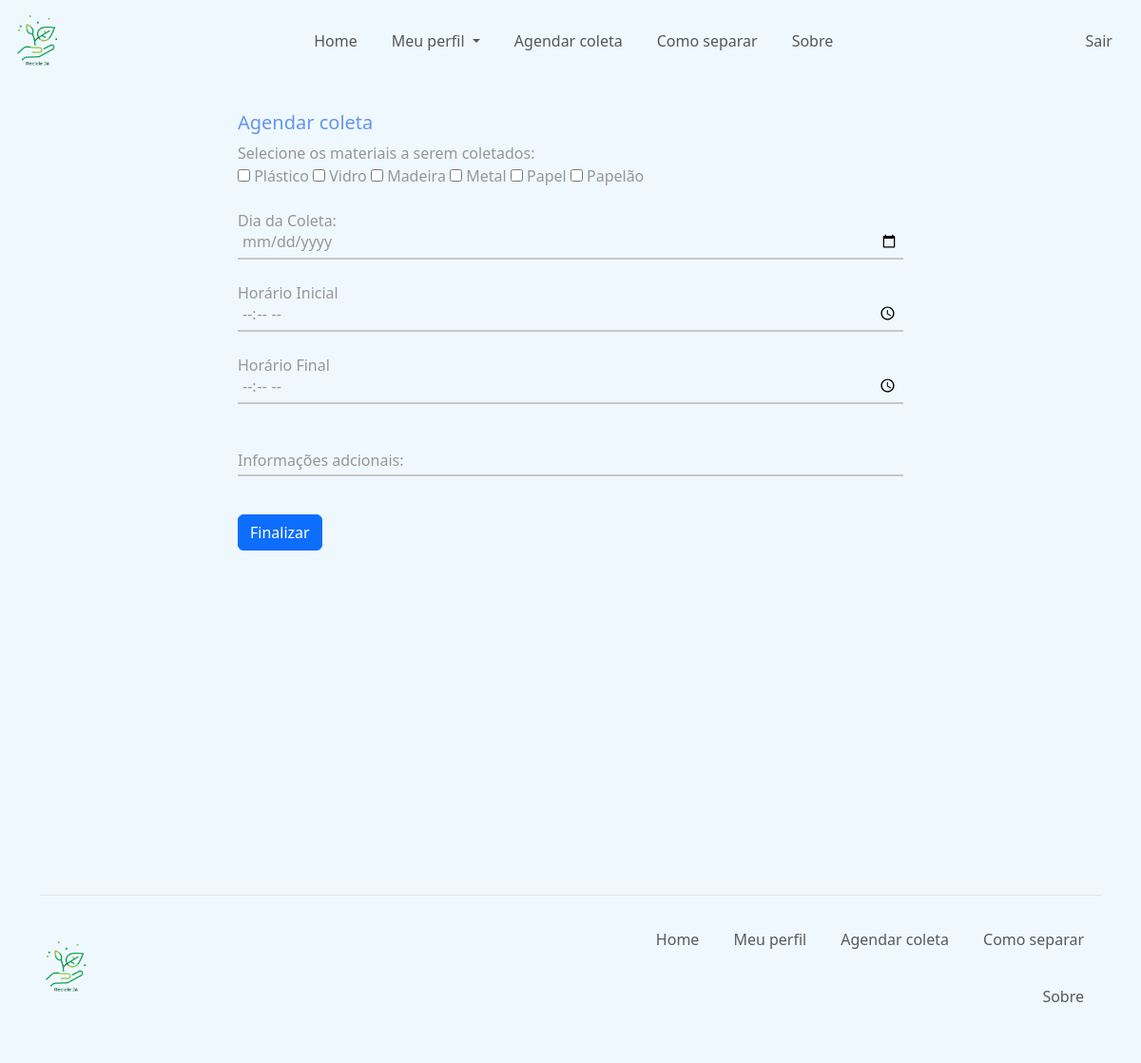
The app's page /tcc-usuario/agendarcoleta.php (signed in) with its own data.
### tables this page shows
CREATE TABLE IF NOT EXISTS `material` (
  `id_material` int NOT NULL AUTO_INCREMENT,
  `material` varchar(30) NOT NULL,
  PRIMARY KEY (`id_material`)
);

### conexao/conexao.php (called while the page is built)
<?php
class Conexao
{
    public static $instance;
    public static function getConexao()
    {
        if (!isset(self::$instance)) {
            self::$instance = new PDO('mysql:host=localhost;dbname=reciclagem', 'root', '', array(PDO::MYSQL_ATTR_INIT_COMMAND => "SET NAMES utf8"));
            self::$instance->setAttribute(PDO::ATTR_ERRMODE, PDO::ERRMODE_EXCEPTION);
            self::$instance->setAttribute(PDO::ATTR_ORACLE_NULLS, PDO::NULL_EMPTY_STRING);
        }
        return self::$instance;
    }
}

### dao/MaterialDAO.php (called while the page is built, shortened)
<?php
    class MaterialDao{
        public function read(){
            try{
                $sql = "SELECT * FROM material";
                $result = Conexao::getConexao()->query($sql);
                $lista = $result->fetchALL(PDO::FETCH_ASSOC);
                $f_lista = array();
                foreach($lista as $l){
                    $f_lista[] = $this->listaMaterial($l);
                }
                return $f_lista;
            }
            catch(Exception $e){
                print "Ocorreu um erro ao buscar todos os clientes <br>". $e ."<br>";
            }
        }
        private function listaMaterial($row){
            $material = new Material();
            $material->setId_Material($row['id_material']);
            $material->setMaterial($row['material']);
            return $material;
        }
    }
?>

### model/Material.php (called while the page is built, shortened)
<?php
    class Material{
        private $material;
        function getMaterial(){
            return $this->material;
        }
        function setMaterial($material){
            $this->material = $material;
        }
    }
?>

### tcc-usuario/agendarcoleta.php (the view, shortened to what this page needs)
<?php
        include_once "../conexao/Conexao.php";
        include_once "../conexao/Conexao.php";
        include_once "../dao/MaterialDAO.php";
        include_once "../model/Material.php";
        $materialdao = new MaterialDao();
?>
<!DOCTYPE html>
<html lang="pt-br">
<head>
    <link href="https://cdn.jsdelivr.net/npm/bootstrap@5.3.0/dist/css/bootstrap.min.css" rel="stylesheet">
    <link rel="stylesheet" href="../src/css/style.css">
    <link rel="stylesheet" href="../src/css/formularios.css">
</head>
<body class="cor">
  <header>
    <div class="container-fluid cor-nav">
  <nav class="navbar navbar-expand-lg cor-nav">
      <a class="navbar-brand" href="../tcc-usuario/index.php">
      <img src="../src/imagens/logoatt.png" width="55px">
      </a>
      <div class="collapse navbar-collapse" id="navbarTogglerDemo02">
        <div class="d-flex mx-auto flex-column flex-lg-row align-items-center">
          <ul class="navbar-nav ">
            <li class="nav-item active">
              <a class="nav-link" href="../tcc-usuario/index.php">Home</a>
            </li>
            <li class="nav-item dropdown">
              <a class="nav-link dropdown-toggle" href="#" role="button" data-bs-toggle="dropdown" aria-expanded="false">
                Meu perfil
              </a>
            </li>
            <li class="nav-item">
              <a class="nav-link" href="../tcc-usuario/agendarcoleta.php">Agendar coleta</a>
            </li>
            <li class="nav-item">
              <a class="nav-link" href="../tcc-usuario/comoreciclar.php">Como separar</a>
            </li>
            <li class="nav-item">
              <a class="nav-link" href="../tcc-usuario/sobre.php">Sobre</a>
            </li>
          </ul>
        </div>
        <div class="d-flex flex-column flex-lg-row align-items-center">
            <ul class="navbar-nav  ">
              <li class="nav-item">
                <a class="nav-link" href="../sair.php">Sair</a>
              </li>
            </ul>
        </div>
      </div>
  </nav>
  </div>
</header>
    <main>
          <div class="formulario">
            <h2>Agendar coleta</h2>
            <form action="../controller/ColetaController.php" method="post">
            <label>Selecione os materiais a serem coletados:</label>
              <div class="materiais">
              <?php foreach ($materialdao->read() as $material) : ?>
                <input type="checkbox" name="<?php echo $material->getMaterial(); ?>" value="<?php echo $material->getMaterial(); ?>" />
                    <label for="<?php echo $material->getMaterial() ?>"><?php echo $material->getMaterial() ?></label>
              <?php endforeach ?>
              </div>
          <div class="input-single">
            <input type="date" name="data" id="data" class="input cor" required>
            <label class="data" for="data">Dia da Coleta:</label>
          </div>
          <div class="input-single">
            <input type="time" name="horainic" id="horainic" class="input cor" required>
            <label class="data" for="horainic">Horário Inicial</label>
          </div>
          <div class="input-single">
            <input type="time" name="horafin" id="horainic" class="input cor" required>
            <label class="data" for="horafin">Horário Final</label>
          </div>
          <div class="input-single">
            <input type="text" name="info" id="info" class="input cor" required>
            <label for="info">Informações adcionais:</label>
          </div>
          <input type="submit" name="Finalizar" value="Finalizar" class="btn btn-primary">
        </form>
      </div>
      </main>
 <div class="container">
  <footer class="d-flex flex-wrap justify-content-between align-items-center py-3 my-4 border-top">
    <p class="col-md-3 mb-0 text-body-secondary"><img src="../src/imagens/logoatt.png" width="55px"></p>
    <a href="/" class="col-md-3  d-flex align-items-center justify-content-center mb-3 mb-md-0 me-md-auto link-body-emphasis text-decoration-none">
      <svg class="bi me-2" width="40" height="32"><use xlink:href="#bootstrap"/></svg>
    </a>
    <ul class="nav col-md-6 justify-content-end">
      <li class="nav-item"><a href="../tcc-usuario/index.php" class="nav-link px-2 text-body-secondary">Home</a></li>
      <li class="nav-item"><a href="../tcc-usuario/dadospessoais.php" class="nav-link px-2 text-body-secondary">Meu perfil</a></li>
      <li class="nav-item"><a href="../tcc-usuario/agendarcoleta.php" class="nav-link px-2 text-body-secondary">Agendar coleta</a></li>
      <li class="nav-item"><a href="../tcc-usuario/comoreciclar.php" class="nav-link px-2 text-body-secondary">Como separar</a></li>
      <li class="nav-item"><a href="../tcc-usuario/sobre.php" class="nav-link px-2 text-body-secondary">Sobre</a></li>
    </ul>
  </footer>
</div>
</body>
</html>

### src/css/style.css (style rules this page uses)
* { margin: 0; padding: 0; box-sizing: border-box; }
.nav-item { padding: 10px; transform: 1s; }

### src/css/formularios.css (style rules this page uses)
.cor { background-color: #EBFBF0; }
main { display: flex; width: 100vw; height: 100vh; display: flex; justify-content: space-evenly; flex-direction: row; margin-top: 30px; }
.formulario { width: 700px; }
h2 { color: cornflowerblue; font-size: 20px; font-weight: strong; }
form { width: 100%; }
.input-single { width: 100%; margin: 30px 0; position: relative; }
.input-single label { position: absolute; left: 0; bottom: 5px; color: rgb(150, 150, 150); cursor: text; transition: 0.5s; }
.input-single .input { width: 100%; padding: 5px; color: rgb(150, 150, 150); border: 0; border-bottom: 2px solid rgb(200, 200, 200); outline: 0; font-size: 16px; }
label.data { transform: translateY(-24px); }
label { color: rgb(150, 150, 150); }

### tcc-usuario/agendarcoleta.php (style rules this page uses)
.input-single { width: 100%; margin: 40px 0; position: relative; }
.cor, .cor-nav { background-color: #f0f8ff; }

### records on screen
material: material "Plástico"
material: material "Vidro"
material: material "Madeira"
material: material "Metal"
material: material "Papel"
material: material "Papelão"
